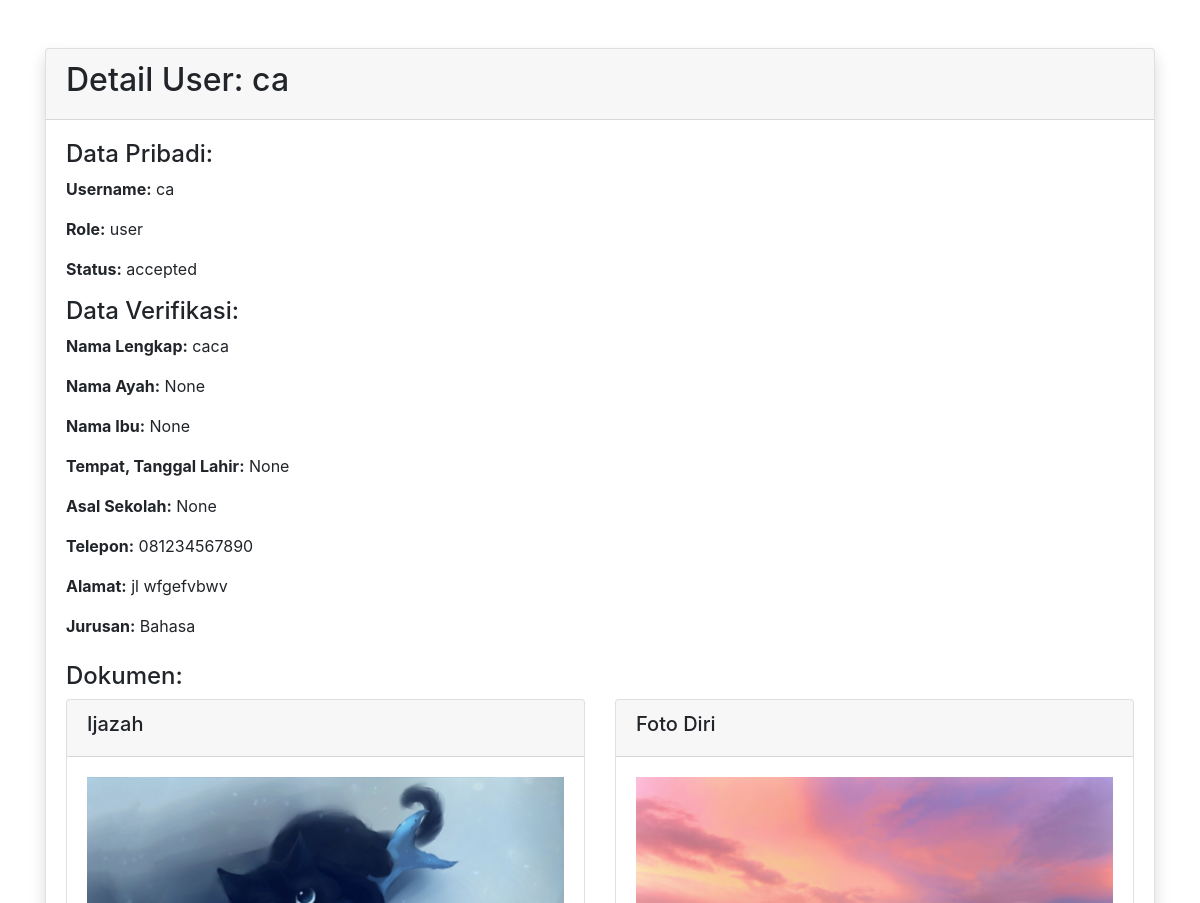
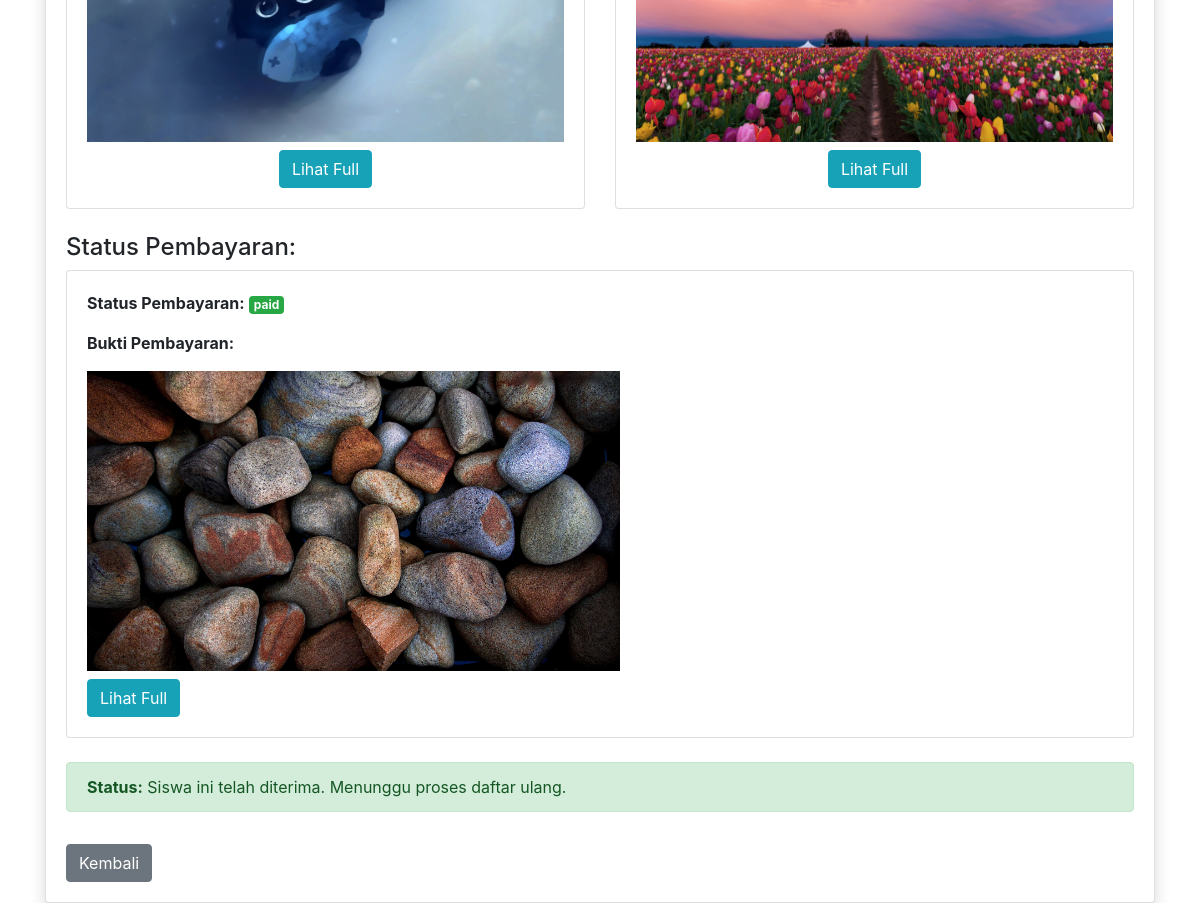
The page /admin/detail/2 on the database its author committed (2 pictures, top to bottom).
### models.py (models this page shows, shortened)
class User(UserMixin, db.Model):
    __tablename__ = 'user'
    id = db.Column(db.Integer, primary_key=True)
    username = db.Column(db.String(80), unique=True, nullable=False)
    password = db.Column(db.String(120), nullable=False)
    role = db.Column(db.String(20), nullable=False, default='user')
    status = db.Column(db.String(20), nullable=False, default='pending')
    full_name = db.Column(db.String(100))
    phone = db.Column(db.String(20))
    address = db.Column(db.String(200))
    jurusan = db.Column(db.String(50))
    bukti_pembayaran = db.Column(db.String(200))
    ijasah = db.Column(db.String(200))
    foto_diri = db.Column(db.String(200))
    nama_ayah = db.Column(db.String(100))
    nama_ibu = db.Column(db.String(100))
    tempat_lahir = db.Column(db.String(100))
    tanggal_lahir = db.Column(db.Date)
    asal_sekolah = db.Column(db.String(200))
    payment_proof = db.Column(db.String(200))
    payment_status = db.Column(db.String(20), default='unpaid')  # unpaid/pending/paid
    bank_name = db.Column(db.String(50))
    sender_name = db.Column(db.String(100))
    payment_date = db.Column(db.DateTime)
    is_verified = db.Column(db.Boolean, default=False)  # Tambahkan kolom is_verified

### factory.py (the view)
    @app.route('/admin/detail/<int:user_id>', methods=['GET'])
    def admin_detail(user_id):
        from models import User
        user = User.query.get(user_id)
        if user:
            return render_template("admin_detail.html", user=user)
        return redirect(url_for('admin_dashboard'))

### templates/admin_detail.html (shortened to what this page needs)
<!DOCTYPE html>
<html>
<head>
  <link href="https://maxcdn.bootstrapcdn.com/bootstrap/4.5.2/css/bootstrap.min.css" rel="stylesheet">
</head>
<body>
  <div class="container mt-5">
    <div class="card shadow">
      <div class="card-header">
        <h2>Detail User: {{ user.username }}</h2>
      </div>
      <div class="card-body">
        <h4>Data Pribadi:</h4>
        <p><strong>Username:</strong> {{ user.username }}</p>
        <p><strong>Role:</strong> {{ user.role }}</p>
        <p><strong>Status:</strong> {{ user.status }}</p>
        <h4>Data Verifikasi:</h4>
        <p><strong>Nama Lengkap:</strong> {{ user.full_name }}</p>
        <p><strong>Nama Ayah:</strong> {{ user.nama_ayah }}</p>
        <p><strong>Nama Ibu:</strong> {{ user.nama_ibu }}</p>
        <p><strong>Tempat, Tanggal Lahir:</strong>
          {{ user.tempat_lahir }}{% if user.tanggal_lahir %}, {{ user.tanggal_lahir.strftime('%d-%m-%Y') }}{% endif %}
        </p>
        <p><strong>Asal Sekolah:</strong> {{ user.asal_sekolah }}</p>
        <p><strong>Telepon:</strong> {{ user.phone }}</p>
        <p><strong>Alamat:</strong> {{ user.address }}</p>
        <p><strong>Jurusan:</strong> {{ user.jurusan }}</p>
        <h4 class="mt-4">Dokumen:</h4>
        <div class="row">
          <div class="col-md-6">
            <div class="card">
              <div class="card-header">
                <h5>Ijazah</h5>
              </div>
              <div class="card-body text-center">
                {% if user.ijasah %}
                  <img src="{{ url_for('static', filename='uploads/' + user.ijasah) }}" class="img-fluid mb-2" alt="Ijazah" style="max-height: 300px;">
                  <div>
                    <a href="{{ url_for('static', filename='uploads/' + user.ijasah) }}" class="btn btn-info" target="_blank">Lihat Full</a>
                  </div>
                {% else %}
                  <p class="text-muted">Belum ada ijazah</p>
                {% endif %}
              </div>
            </div>
          </div>
          <div class="col-md-6">
            <div class="card">
              <div class="card-header">
                <h5>Foto Diri</h5>
              </div>
              <div class="card-body text-center">
                {% if user.foto_diri %}
                  <img src="{{ url_for('static', filename='uploads/' + user.foto_diri) }}" class="img-fluid mb-2" alt="Foto Diri" style="max-height: 300px;">
                  <div>
                    <a href="{{ url_for('static', filename='uploads/' + user.foto_diri) }}" class="btn btn-info" target="_blank">Lihat Full</a>
                  </div>
                {% else %}
                  <p class="text-muted">Belum ada foto diri</p>
                {% endif %}
              </div>
            </div>
          </div>
        </div>
        <h4 class="mt-4">Status Pembayaran:</h4>
        <div class="card mb-4">
          <div class="card-body">
            <p><strong>Status Pembayaran:</strong>
              <span class="badge badge-{{ 'success' if user.payment_status == 'paid' else 'warning' if user.payment_status == 'pending' else 'danger' }}">
                {{ user.payment_status|default('Belum Bayar') }}
              </span>
            </p>
            {% if user.payment_proof %}
              <p><strong>Bukti Pembayaran:</strong></p>
              <img src="/static/uploads/{{ user.payment_proof }}" class="img-fluid mb-2" style="max-height: 300px;">
              <div>
                <a href="/static/uploads/{{ user.payment_proof }}" class="btn btn-info" target="_blank">Lihat Full</a>
              </div>
            {% else %}
              <p class="text-muted">Belum ada bukti pembayaran</p>
            {% endif %}
          </div>
        </div>
        {% if user.status == 'pending' %}
          <form action="/admin/accept/{{ user.id }}" method="POST" style="display:inline;">
            <button type="submit" class="btn btn-success">Terima Siswa</button>
          </form>
          <form action="/admin/reject/{{ user.id }}" method="POST" style="display:inline;">
            <button type="submit" class="btn btn-danger ml-2">Tolak Siswa</button>
          </form>
        {% elif user.status == 'accepted' %}
          <div class="alert alert-success">
            <strong>Status:</strong> Siswa ini telah diterima. Menunggu proses daftar ulang.
          </div>
        {% endif %}
        <a href="/admin_dashboard" class="btn btn-secondary mt-3">Kembali</a>
      </div>
    </div>
  </div>
</body>
</html>

### rows shown on the page
User: username "ca", role "user", status "accepted", full_name "caca", nama_ayah "None", nama_ibu "None", tempat_lahir "None", asal_sekolah "None", phone "081234567890", address "jl wfgefvbwv", jurusan "Bahasa", ijasah (picture), foto_diri (picture), payment_status "paid", payment_proof (picture)
